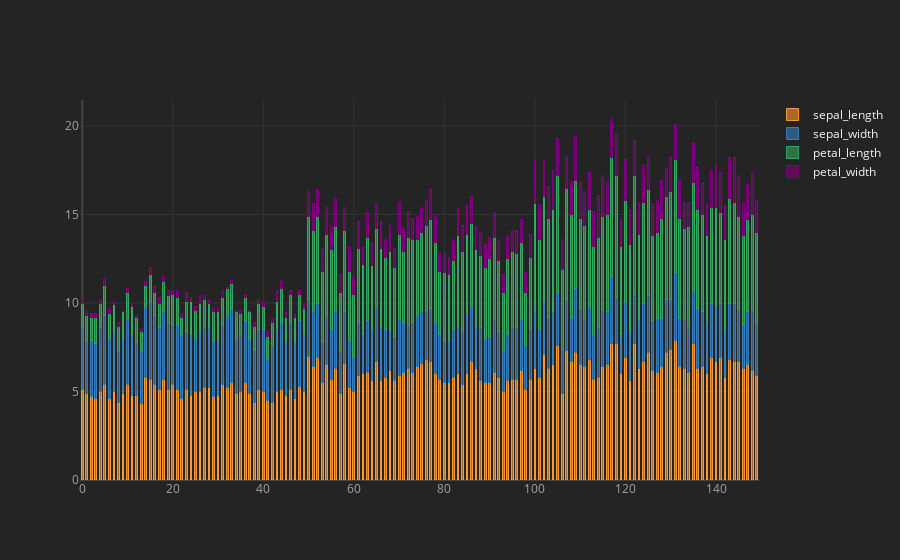

Write notebook code for a chart like this one.
### Code cell
df.iplot(kind='bar',theme='henanigans',barmode='stack',bargap=0.6)

### Figure 1 — Plotly figure (JSON) as saved in the notebook; plotly's stock layout.template omitted (floating-point values rounded to 4 significant figures; data arrays with more than 128 entries replaced by an {"elided": "..."} marker saying what was removed)
{"data": [{"marker": {"color": "rgba(255, 153, 51, 0.6)", "line": {"color": "rgba(255, 153, 51, 1.0)", "width": 1}}, "name": "sepal_length", "orientation": "v", "text": "", "type": "bar", "x": {"elided": "150 int values"}, "y": {"elided": "150 float values"}}, {"marker": {"color": "rgba(55, 128, 191, 0.6)", "line": {"color": "rgba(55, 128, 191, 1.0)", "width": 1}}, "name": "sepal_width", "orientation": "v", "text": "", "type": "bar", "x": {"elided": "150 int values"}, "y": {"elided": "150 float values"}}, {"marker": {"color": "rgba(50, 171, 96, 0.6)", "line": {"color": "rgba(50, 171, 96, 1.0)", "width": 1}}, "name": "petal_length", "orientation": "v", "text": "", "type": "bar", "x": {"elided": "150 int values"}, "y": {"elided": "150 float values"}}, {"marker": {"color": "rgba(128, 0, 128, 0.6)", "line": {"color": "rgba(128, 0, 128, 1.0)", "width": 1}}, "name": "petal_width", "orientation": "v", "text": "", "type": "bar", "x": {"elided": "150 int values"}, "y": {"elided": "150 float values"}}], "layout": {"bargap": 0.6, "barmode": "stack", "legend": {"bgcolor": "#242424", "font": {"color": "#F4F4F4"}, "traceorder": "normal"}, "paper_bgcolor": "#242424", "plot_bgcolor": "#242424", "title": {"font": {"color": "#F4F4F4"}}, "xaxis": {"gridcolor": "#343434", "showgrid": true, "tickfont": {"color": "#A4A4A4"}, "title": {"font": {"color": "#A4A4A4"}, "text": ""}, "zerolinecolor": "#444444"}, "yaxis": {"gridcolor": "#343434", "showgrid": true, "tickfont": {"color": "#A4A4A4"}, "title": {"font": {"color": "#A4A4A4"}, "text": ""}, "zerolinecolor": "#444444"}}}
